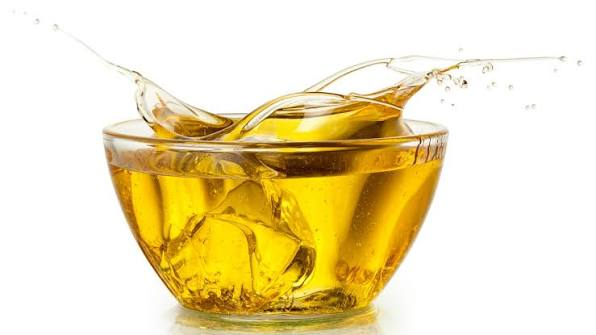
#> input picture minyak1.jpg, 596 x 335 px, found by its file name
$ jupyter execute grafkom.ipynb
#> lines starting #> are read from the running program, lines starting #| are printed output that depends on the picture; after the words box and inside, x2 and y2 are one past the last pixel; in counts of white or black regions, pixels touching at a corner belong together
[cell 1]
import cv2
import numpy as np
import matplotlib.pyplot as plt

[cell 2]
import cv2
import numpy as np
import requests

image_url = 'https://raw.githubusercontent.com/RafRizu/Histogram-Minyak-Jelantah/37f281cc7d91e0f5bc3aceff38a27496fb8c368c/minyak1.jpg'

def proses_minyak_dari_url(url):

    response = requests.get(url)
    if response.status_code != 200:
        print(f"Gagal mengunduh gambar! Status code: {response.status_code}")
        return None, None, None, None, None

    # Convert data biner internet ke numpy array, lalu decode ke format OpenCV BGR
    arr = np.asarray(bytearray(response.content), dtype=np.uint8)
    img_bgr = cv2.imdecode(arr, cv2.IMREAD_COLOR)
#> img_bgr is the input picture: shape (335, 596, 3); mean B, G, R 182.9, 224.1, 238.1

    if img_bgr is None:
        print("Gagal men-decode gambar!")
        return None, None, None, None, None

    img_rgb = cv2.cvtColor(img_bgr, cv2.COLOR_BGR2RGB)
    img_gray = cv2.cvtColor(img_bgr, cv2.COLOR_BGR2GRAY)
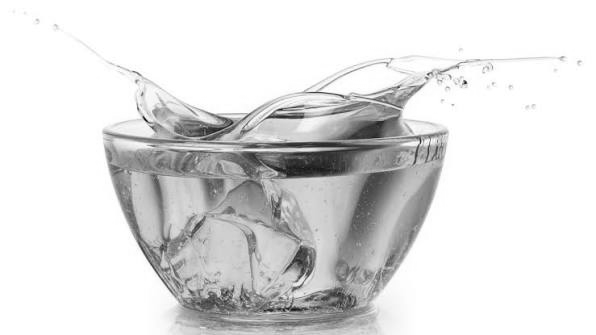
#> img_gray: shape (335, 596); min 14, max 255, mean 223.6
    img_hsv = cv2.cvtColor(img_bgr, cv2.COLOR_BGR2HSV)
#> img_hsv: shape (335, 596, 3); mean H, S, V 11.5, 68.8, 238.2

    batas_bawah_kuning = np.array([10, 40, 40])
    batas_atas_kuning = np.array([40, 255, 255])

    mask_kuning = cv2.inRange(img_hsv, batas_bawah_kuning, batas_atas_kuning)
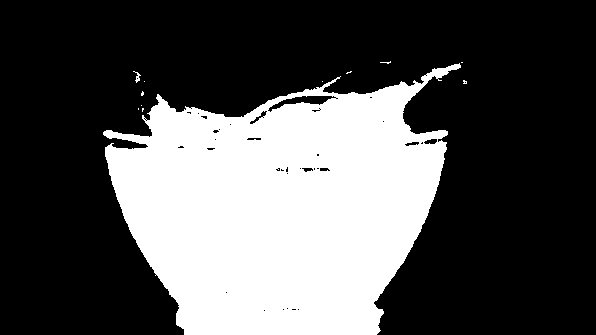
#> mask_kuning: shape (335, 596); 32.1% white; 12 white regions (10 under 20 px), largest, box (x1, y1, x2, y2) and area: (103, 63, 461, 335) 64019, (133, 71, 141, 83) 34
    piksel_terseleksi = img_gray[mask_kuning > 0]

    if len(piksel_terseleksi) == 0:
        print("Peringatan: Tidak ditemukan warna kekuningan pada sampel gambar!")
        rata_intensitas = 0
    else:
        rata_intensitas = np.mean(piksel_terseleksi)
#> rata_intensitas = 160.8

    if rata_intensitas > 140:
        status = "LAYAK"
        warna_status = "green"
    elif 90 <= rata_intensitas <= 140:
        status = "WASPADA"
        warna_status = "orange"
    else:
        status = "BUANG (JELANTAH)"
        warna_status = "red"

    print(f"Proses Berhasil dengan Seleksi Warna!")
    print(f"Status Minyak: {status} (Rata-rata Intensitas Minyak: {rata_intensitas:.2f})")
#| Status Minyak: LAYAK (Rata-rata Intensitas Minyak: 160.79)

    return img_rgb, mask_kuning, rata_intensitas, status, warna_status

# Jalankan fungsi baru
img_rgb, mask_kuning, rata_intensitas, status, warna_status = proses_minyak_dari_url(image_url)
#> rata_intensitas = 160.8; status = 'LAYAK'; warna_status = 'green'

[cell 3]
if img_rgb is not None:
    plt.figure(figsize=(6, 6))
    plt.imshow(img_rgb)
    plt.title("1. Foto Sampel Minyak Goreng", fontsize=12, fontweight='bold')
    plt.axis('off')
    plt.show()

[cell 4]
if mask_kuning is not None and img_rgb is not None:
    # Aplikasikan mask_kuning ke gambar RGB asli
    res_kuning = cv2.bitwise_and(img_rgb, img_rgb, mask=mask_kuning)
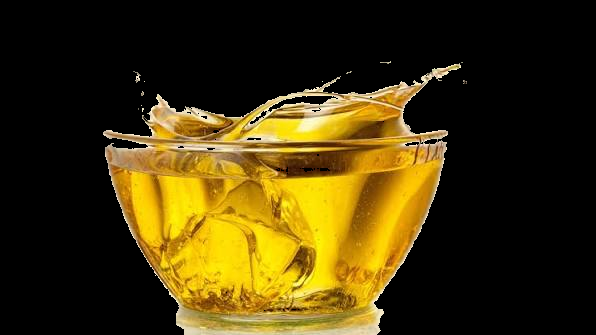
#> res_kuning: shape (335, 596, 3); mean R, G, B 65.9, 52.1, 11.6

    plt.figure(figsize=(6, 6))
    # Tampilkan hasil seleksi warna kuning
    plt.imshow(res_kuning)
    plt.title("Hasil Seleksi Warna Kekuningan", fontsize=12, fontweight='bold')
    plt.axis('off')
    plt.show()

[cell 5]
if img_rgb is not None:
    img_gray = cv2.cvtColor(res_kuning, cv2.COLOR_RGB2GRAY)
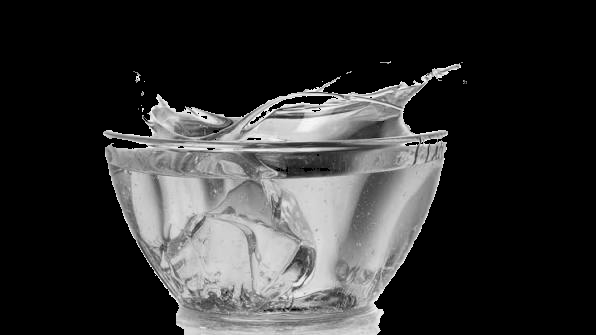
#> img_gray: shape (335, 596); min 0, max 250, mean 51.6
    plt.figure(figsize=(6, 6))
    plt.imshow(img_gray, cmap='gray')
    plt.title("1.1. Foto Sampel Minyak Goreng (Grayscale)", fontsize=12, fontweight='bold')
    plt.axis('off')
    plt.show()

[cell 6]
if img_rgb is not None:

    img_gray = cv2.cvtColor(img_rgb, cv2.COLOR_RGB2GRAY)

    plt.figure(figsize=(8, 5))
    hist = cv2.calcHist([img_gray], [0], None, [256], [0, 256])
#> hist = 256 values, max 115612 at index 255, min 0 at index 0, mean 779.9

    plt.plot(hist, color='black', label='Kurva Intensitas')
    plt.axvline(rata_intensitas, color=warna_status, linestyle='--', linewidth=2,
                label=f'Rata-rata Piksel: {rata_intensitas:.2f}')

    plt.title("2. Analisis Pergeseran Kurva Histogram", fontsize=12, fontweight='bold')
    plt.xlabel("Nilai Piksel Grayscale (0 = Hitam/Pekat, 255 = Putih/Jernih)")
    plt.ylabel("Frekuensi Jumlah Piksel")
    plt.xlim([0, 256])
    plt.grid(True, alpha=0.3)
    plt.legend()
    plt.show()
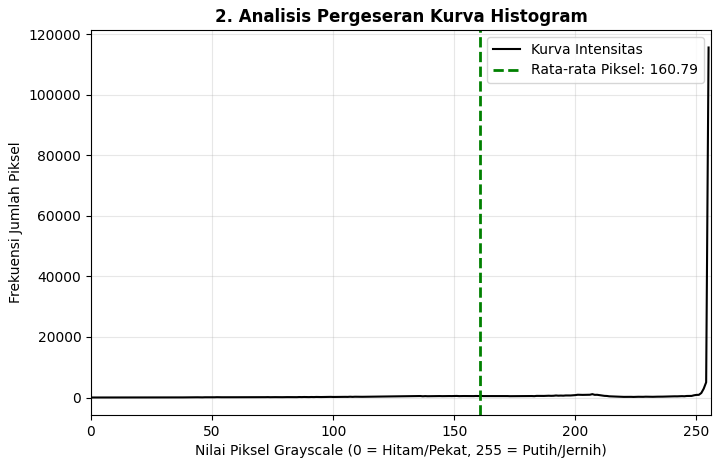
#> figure drawn by matplotlib, 1 panel; curve peaks at x = 255, y = 115612
else:
    print("Error: img_rgb is not defined. Cannot generate histogram.")

[cell 7]
if status is not None:
    plt.figure(figsize=(6, 5))
    kategori = ['Buang', 'Waspada', 'Layak']
    nilai_representatif = [50, 140, 220]
    warna_bar = ['red', 'orange', 'green']

    # Buat bar dasar transparan
    bars = plt.bar(kategori, nilai_representatif, color=warna_bar, alpha=0.2, edgecolor='black')

    # Beri warna penuh (solid) hanya pada status yang aktif saat ini
    if status == "LAYAK":
        bars[2].set_alpha(1.0)
        bars[2].set_edgecolor('black')
    elif status == "WASPADA":
        bars[1].set_alpha(1.0)
        bars[1].set_edgecolor('black')
    else:
        bars[0].set_alpha(1.0)
        bars[0].set_edgecolor('black')

    plt.title(f"3. Level Kelayakan Minyak: {status}", color=warna_status, fontsize=14, fontweight='bold')
    plt.ylabel("Skala Ambang Batas (Threshold)")
    plt.grid(axis='y', alpha=0.3)
    plt.show()
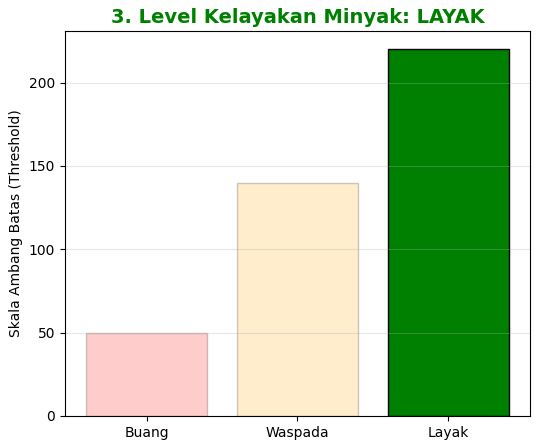
#> figure drawn by matplotlib, 1 panel; tallest bar 220 high, from x = 1.6 to 2.4

$ run again, with minyak2.jpg copied over minyak1.jpg
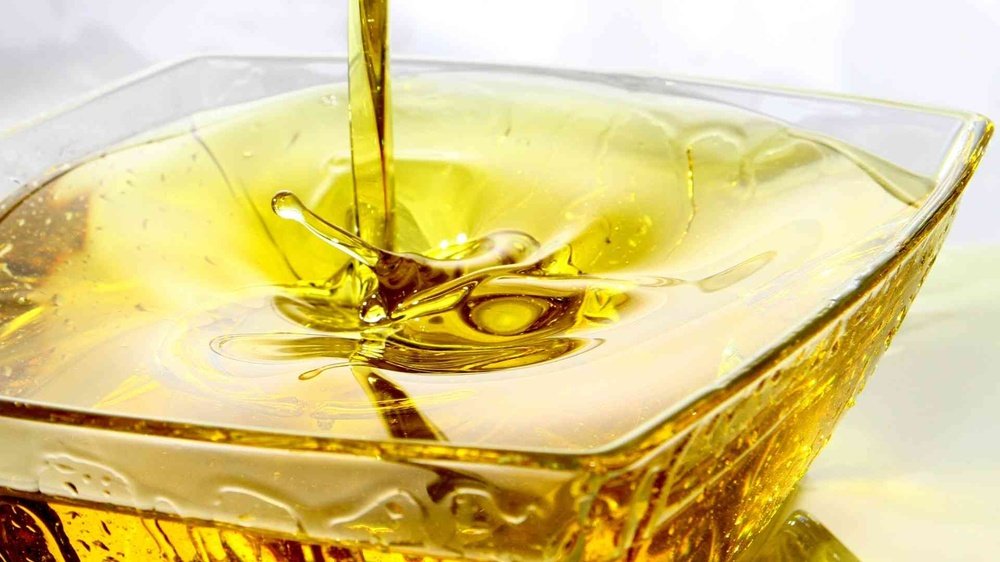
#> input picture minyak2.jpg, 1000 x 562 px, shrunk from 1920 x 1080 before the run, found by its file name
#> in proses_minyak_dari_url, img_bgr is the input picture: shape (562, 1000, 3); mean B, G, R 136.3, 203.4, 221.3
#> img_hsv: shape (562, 1000, 3); mean H, S, V 33.9, 109.3, 222.2
#> in proses_minyak_dari_url, `mask_kuning = cv2.inRange(img_hsv, batas_bawah_kuning, batas_atas_kuni..`:
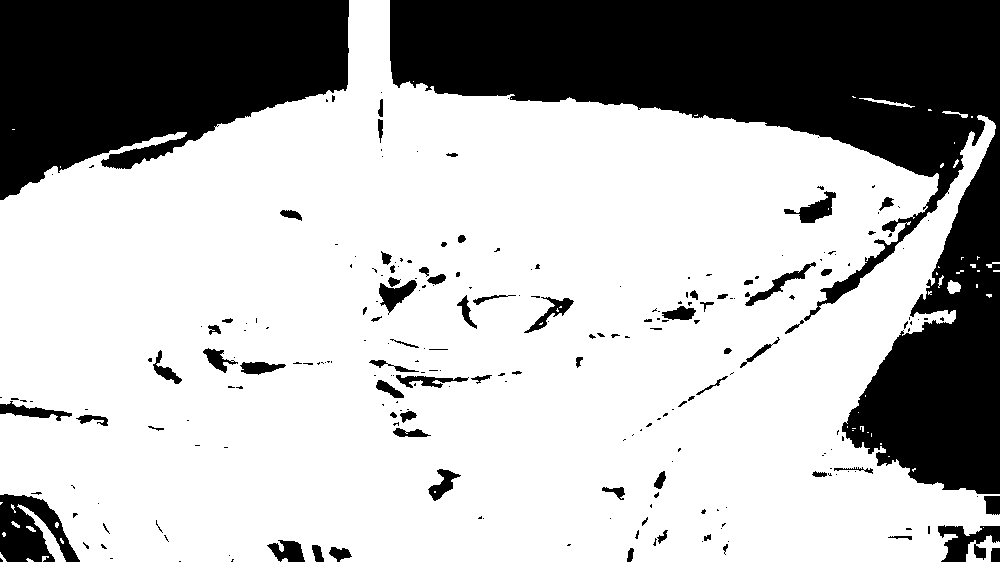
#> mask_kuning: shape (562, 1000); 70% white; 241 black regions (167 under 20 px), largest, box (x1, y1, x2, y2) and area: (390, 0, 1000, 494) 103891, (0, 0, 349, 200) 48787, (0, 494, 80, 562) 3334
#> in proses_minyak_dari_url, `rata_intensitas = np.mean(piksel_terseleksi)`: rata_intensitas = 191.1
#| Status Minyak: LAYAK (Rata-rata Intensitas Minyak: 191.12)
#> `img_rgb, mask_kuning, rata_intensitas, status, warna_status = proses_m..`: status = 'LAYAK'; warna_status = 'green'
#> hist = 256 values, max 27872 at index 236, min 2 at index 0, mean 2195.3
#> `plt.show()`:
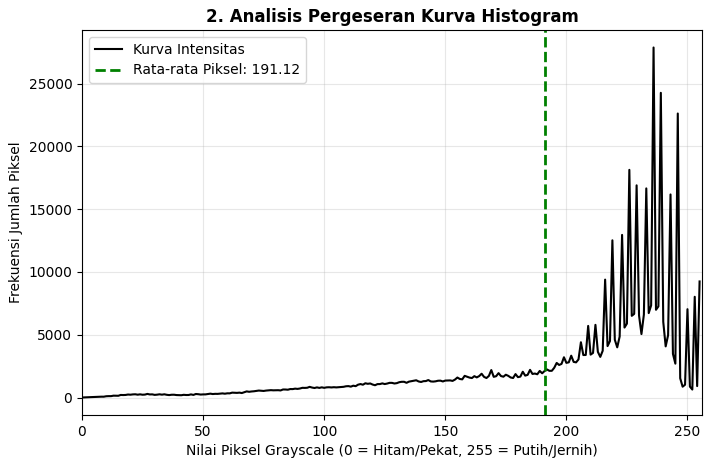
#> figure drawn by matplotlib, 1 panel; curve peaks at x = 236, y = 27872

$ run again, with minyak3.jpg copied over minyak1.jpg
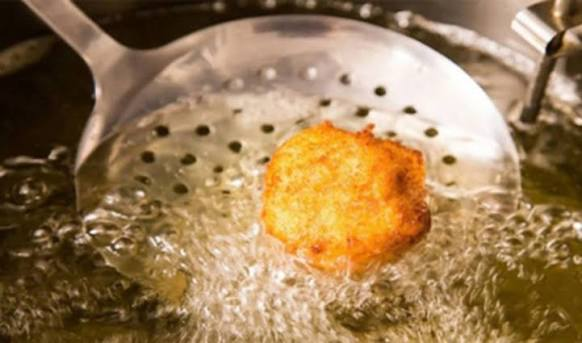
#> input picture minyak3.jpg, 582 x 343 px, found by its file name
#> in proses_minyak_dari_url, img_bgr is the input picture: shape (343, 582, 3); mean B, G, R 82.7, 122.3, 153.6
#> img_hsv: shape (343, 582, 3); mean H, S, V 16.5, 138.4, 153.6
#> in proses_minyak_dari_url, `mask_kuning = cv2.inRange(img_hsv, batas_bawah_kuning, batas_atas_kuni..`:
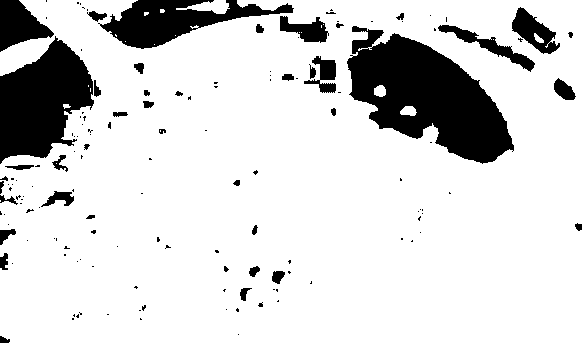
#> mask_kuning: shape (343, 582); 84% white; 145 black regions (103 under 20 px), largest, box (x1, y1, x2, y2) and area: (347, 26, 514, 164) 12382, (0, 36, 94, 164) 7557, (98, 0, 294, 49) 4270
#> in proses_minyak_dari_url, `rata_intensitas = np.mean(piksel_terseleksi)`: rata_intensitas = 127.1
#| Status Minyak: WASPADA (Rata-rata Intensitas Minyak: 127.14)
#> `img_rgb, mask_kuning, rata_intensitas, status, warna_status = proses_m..`: status = 'WASPADA'; warna_status = 'orange'
#> hist = 256 values, max 1497 at index 18, min 0 at index 0, mean 779.8
#> `plt.show()`:
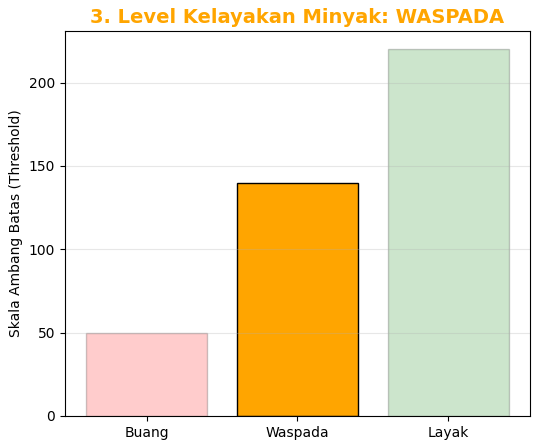
#> figure drawn by matplotlib, 1 panel; tallest bar 220 high, from x = 1.6 to 2.4
